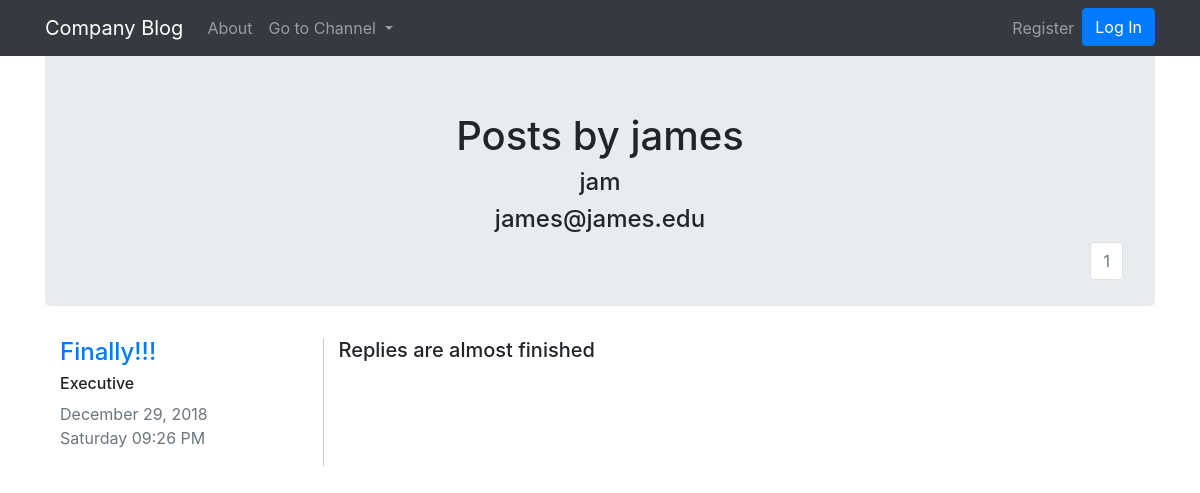
Page /posts/james on the committed database.
### blogApp/models.py (models this page shows, shortened)
class User(db.Model, UserMixin):
    __tablename__ = 'users'
    id = db.Column(db.Integer, primary_key = True)
    email = db.Column(db.String(64), unique=True, index=True)
    username = db.Column(db.String(64), unique=True, index=True)
    position = db.Column(db.String(64), index=True)
    password_hash = db.Column(db.String(128))
    posts = db.relationship('Post', backref='author', lazy=True)
    replies = db.relationship('Reply', backref='replier', lazy=True)

class Post(db.Model):
    __tablename__ = 'posts'
    users = db.relationship(User)
    id = db.Column(db.Integer, primary_key=True)
    user_id = db.Column(db.Integer, db.ForeignKey('users.id'), nullable=False)
    date = db.Column(db.DateTime, nullable=False, default = datetime.utcnow)
    title = db.Column(db.String(128), nullable=False)
    department = db.Column(db.String(128))
    text = db.Column(db.Text, nullable=False)
    replies = db.relationship('Reply', backref='parent_post', lazy=True)

### blogApp/users/views.py (the view)
@users.route("/posts/<username>")
def user_posts(username):
    page = request.args.get('page', 1, type=int)
    user = User.query.filter_by(username=username).first_or_404()
    posts = Post.query.filter_by(author=user).order_by(Post.date.desc()).paginate(page=page, per_page=3)
    return render_template('user_posts.html', user=user, posts=posts)

### blogApp/__init__.py (called while the page is built)
@app.context_processor
def inject_test():
	departments = NewPostForm.departments
	return dict(departments=departments)

### blogApp/templates/user_posts.html (shortened to what this page needs)
{% extends "base.html" %}
{% block content %}
<div class="jumbotron">
    <div align='center'>
        {% if current_user == user %}
        <h1 >My Posts</h1>
        {% else %}
        <h1 >Posts by {{user.username}}</h1>
        <h4>{{ user.position }}</h4>
        <h4>{{ user.email }}</h4>
        {% endif %}
    </div>
    <nav aria-label="Page navigation example" style="float: right;">
        <ul class="pagination justify-content-center">
            {% for page_num in posts.iter_pages(left_edge=1, right_edge=1, left_current=1, right_current=2) %}
            {% if posts.page == page_num %}
            <li class="page-item disabled">
                <a class="page-link" href="{{ url_for('users.user_posts', username=user.username, page=page_num) }}">{{ page_num }}</a>
            </li>
            {% else %}
            <li class="page-item">
                <a class="page-link" href="{{ url_for('users.user_posts', username=user.username, page=page_num) }}">{{ page_num }}</a>
            </li>
            {% endif %}
            {% endfor %}
        </ul>
    </nav>
</div>
<div class="container">
    {% for item in posts.items %}
    <div class="row">
        <div class="col-md-3">
            <h4><a href="{{ url_for('posts.view_post', post_id=item.id) }}">{{ item.title }}</a></h4>
            <h6>{{item.department}}</h6>
            <p class="text-muted">
                {{ item.date.strftime(' %B %d, %Y') }}<br>
                {{ item.date.strftime('%A %I:%M %p') }}
            </p>
        </div>
        <div class="col-md-9" style="border-left: 1px solid #ccc;">
            <h5>{{item.text}}</h5>
        </div>
    </div>
    <br>
    {% endfor %}
</div>
{% endblock content %}

### rows in the picture
User: username "james", position "jam", email "james@james.edu"
Post: title "Finally!!!", department "Executive", date "December 29, 2018", date "Saturday 09:26 PM", text "Replies are almost finished"

### other values in the picture
{{ page_num }} "1"
